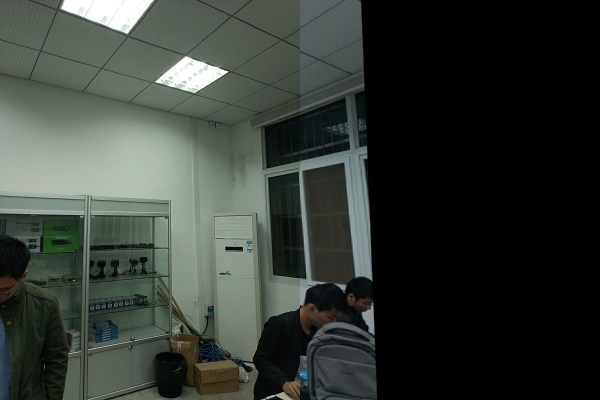

Recreate this plot in Python.

import numpy as np
import cv2 as cv
# from PIL import Image
import matplotlib.pyplot as plt


# def ppm2jpg(dirname):
#     for i in range(6):
#         fname = './' + str(dirname) + '/img' + str(i+1) + '.ppm'
#         img = Image.open(fname)
#         img.save('./' + str(dirname + '/img' + str(i+1) + '.jpg'))


class Stitcher(object):

    def __init__(self):
        self.MIN_MATCH_COUNT = 4
        pass

    def Stitch(self, imgs, ratio=0.75, reprojThresh=5.0, showMatches=False):

        imgA, imgB = imgs
        kpA, desA = self.detectKP_and_descripe(imgA)
        kpB, desB = self.detectKP_and_descripe(imgB)

        M = self.matchKP(kpA, desA, kpB, desB, ratio, reprojThresh)

        if M is None:
            return None

        matches, H, status = M

        result = cv.warpPerspective(imgA, H, (imgA.shape[1] + imgB.shape[1], imgA.shape[0]))
        result[0:imgB.shape[0], 0:imgB.shape[1]] = imgB

        if showMatches:
            matchesMask = status.ravel().tolist()
            draw_params = dict(matchColor=(0, 255, 0),  # draw matches in green color
                               singlePointColor=None,
                               matchesMask=matchesMask,  # draw only inliers
                               flags=2)

            imgShowMatches = cv.drawMatches(imgA, kpA, imgB, kpB, matches, None, **draw_params)

            return result, imgShowMatches

        return result


    def detectKP_and_descripe(self, img):

        gray = cv.cvtColor(img, cv.COLOR_BGR2GRAY)
        sift = cv.xfeatures2d.SIFT_create()
        kp, des = sift.detectAndCompute(gray, None)

        return kp, des


    def matchKP(self, kpA, desA, kpB, desB, ratio, reprojThresh):

        bf = cv.BFMatcher()
        rawMatches = bf.knnMatch(desA, desB, k=2)
        matches = []

        for m in rawMatches:
            if len(m) == 2 and m[0].distance < m[1].distance * ratio:
                matches.append(m[0])

        # result = cv.drawMatchesKnn(imgA, kpA, imgB, kpB, matches, outImg=None, flags=2)

        if len(matches) > self.MIN_MATCH_COUNT:
            ptsA = np.float32([kpA[m.queryIdx].pt for m in matches]).reshape(-1, 1, 2)
            ptsB = np.float32([kpB[m.trainIdx].pt for m in matches]).reshape(-1, 1, 2)

            M, mask = cv.findHomography(ptsA, ptsB, cv.RANSAC, reprojThresh)
            return matches, M, mask

        return None


if __name__ == '__main__':
    # imgA = cv.imread('classroom1.jpg')
    # imgB = cv.imread('classroom2.jpg')
    imgA = cv.imread('img1.jpg')
    imgB = cv.imread('img2.jpg')
    Stitcher = Stitcher()
    result, imgShowMatches = Stitcher.Stitch([imgB, imgA], showMatches=True)

    cv.imshow('imgA', imgA)
    cv.imshow('imgB', imgB)
    cv.imshow('result', result)
    cv.imshow('imgMatcher', imgShowMatches)
    cv.waitKey(0)
    cv.destroyAllWindows()

    cv.imwrite('stitch_mt.jpg', result)
    cv.imwrite('matches_mt.jpg', imgShowMatches)